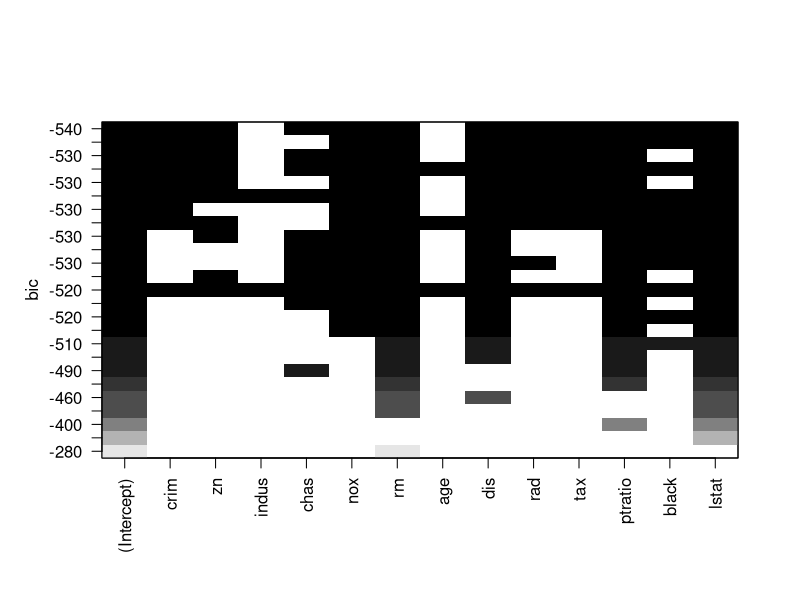
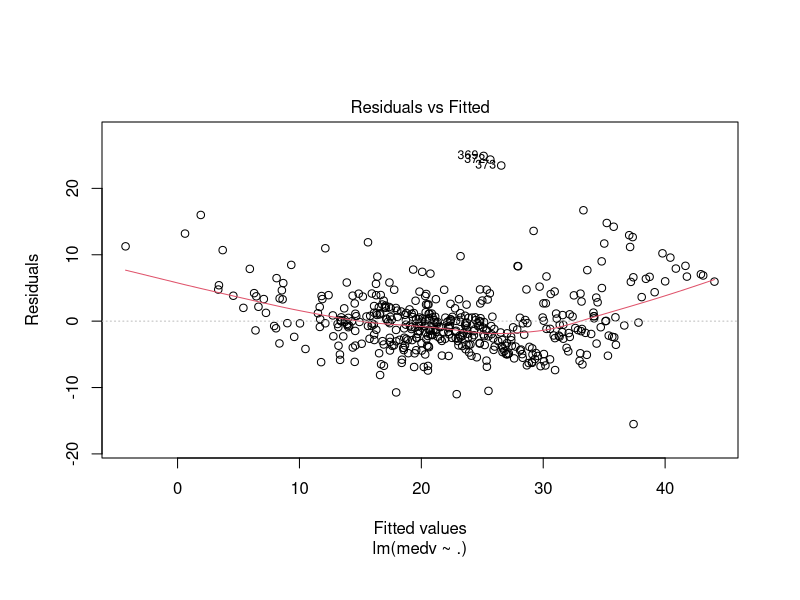
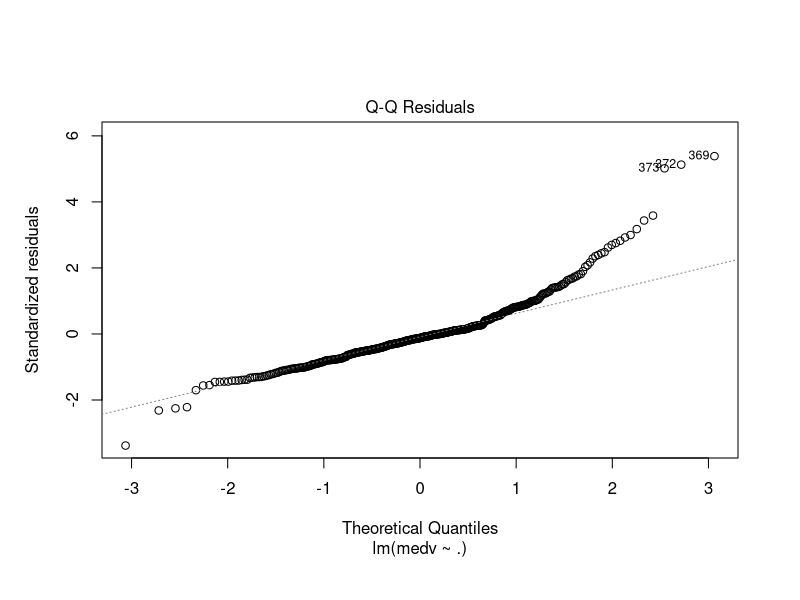
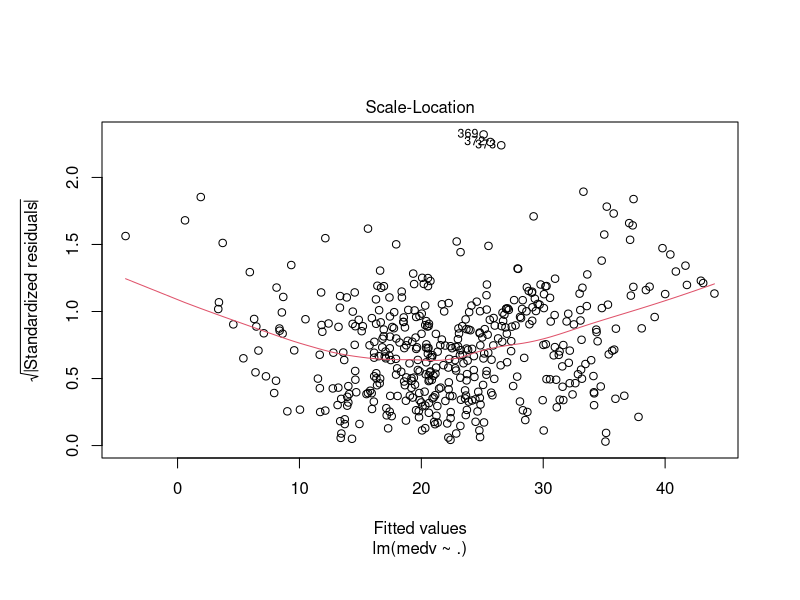
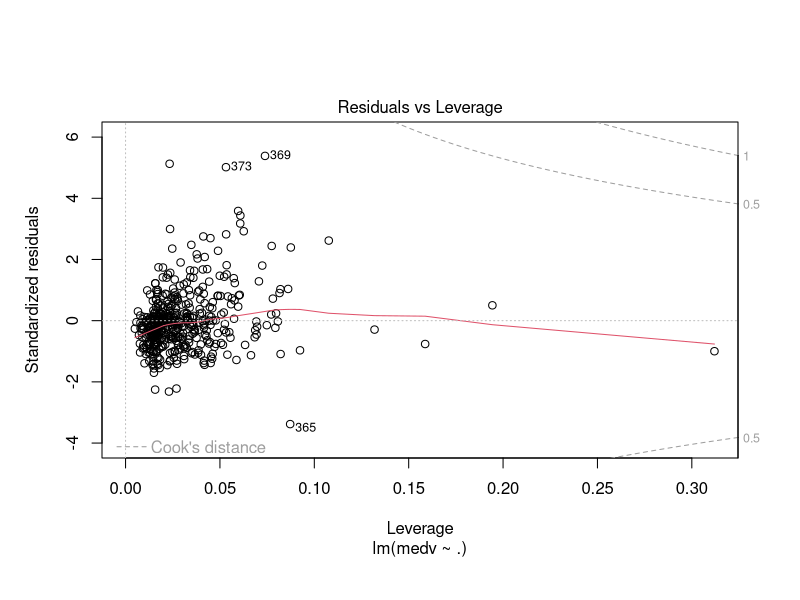

Recreate these plots in R, in order.
## ---- chunk 1
library(MASS)
data(Boston); #this data is in MASS package
colnames(Boston) 
## ---- chunk 2
subset = sample(nrow(Boston),nrow(Boston)*0.90)
Boston_train = Boston[subset,]
Boston_test = Boston[-subset,]
## ---- chunk 3
for (i in 1:(ncol(Boston_train)-1)){
  Boston_train[,i] = scale(Boston_train[,i])
}
## ---- chunk 4
model_1 = lm(medv~., data=Boston_train)
summary(model_1)
## ---- chunk 5
model_summary = summary(model_1)
(model_summary$sigma)^2
## ---- chunk 6
model_summary$r.squared
## ---- chunk 7
model_summary$adj.r.squared
## ---- chunk 8
AIC(model_1)
BIC(model_1)
## ---- chunk 9
subset = sample(nrow(Boston),nrow(Boston)*0.90)
Boston_train = Boston[subset,]
Boston_test = Boston[-subset,]
model_1 = lm(medv~., data=Boston_train)
## ---- chunk 10
pi = predict(model_1, Boston_test)
## ---- chunk 11
mean((pi - Boston_test$medv)^2)
## ---- chunk 12
mean(abs(pi - Boston_test$medv))
## ---- chunk 13
library(leaps)
## ---- chunk 14
#regsubsets only takes data frame as input
subset_result = regsubsets(medv~.,data=Boston_train, nbest=2, nvmax = 14)
summary(subset_result)
plot(subset_result, scale="bic")
## ---- chunk 15
nullmodel=lm(medv~1, data=Boston_train)
fullmodel=lm(medv~., data=Boston_train)
## ---- chunk 16
model.step = step(fullmodel,direction='backward')
## ---- chunk 17
model.step = step(nullmodel, scope=list(lower=nullmodel, upper=fullmodel), direction='forward')
## ---- chunk 18
extractAIC(model_1)
AIC(model_1)
## ---- chunk 19
library(boot)
model_2 = glm(medv~indus + rm, data = Boston)
cv.glm(data = Boston, glmfit = model_2, K = 5)$delta[2]
## ---- chunk 20
cv.glm(data = Boston, glmfit = model_2, K = nrow(Boston))$delta[2]
## ---- chunk 21
model_2 = glm(medv~indus + rm, data = Boston)

MAE_cost = function(pi, r){
  return(mean(abs(pi-r)))
}

cv.glm(data = Boston, glmfit = model_2, cost = MAE_cost, K = 5)$delta[2]
## ---- chunk 22
plot(model_1)
